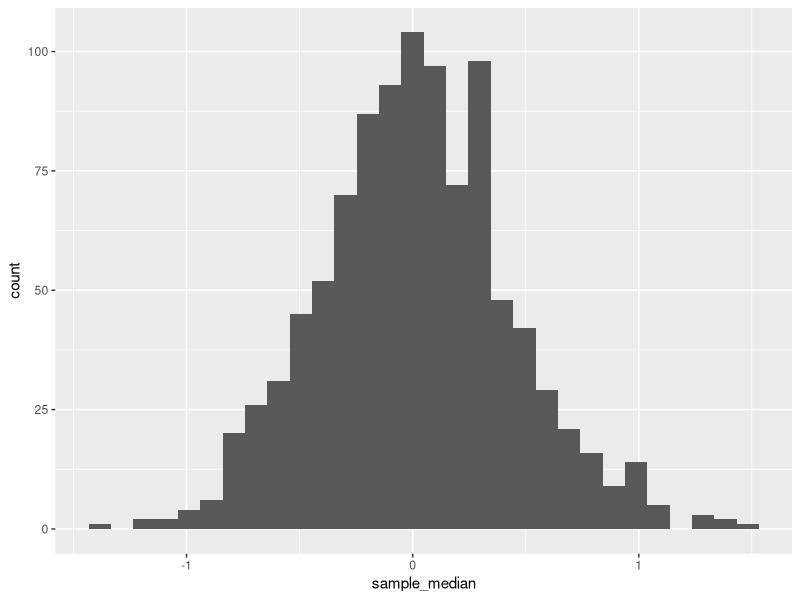
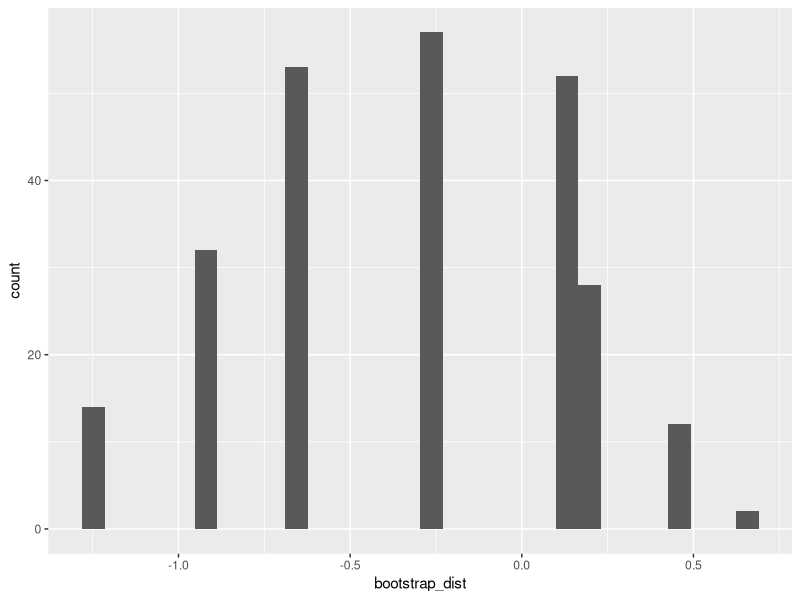
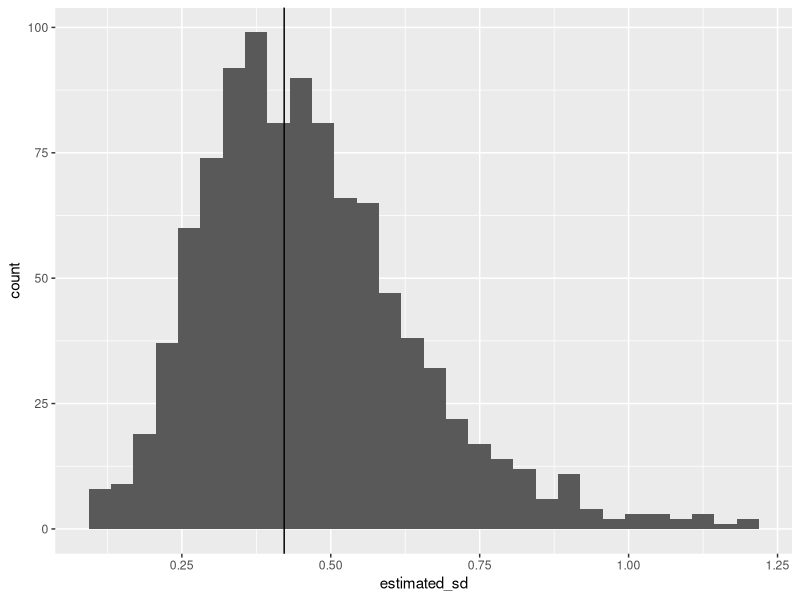

The R script that drew these images, in order:
## ---- chunk 1
library(tidyverse)
set.seed(1918482)
## ---- chunk 2
n <- 11
sample_median <- rerun(1000, rt(n, df = 3)) %>% 
  map_dbl(median) 
## ---- chunk 3
ggplot(mapping = aes(x = sample_median)) +
  geom_histogram()
## ---- chunk 4
(emp_sd <- sd(sample_median))
## ---- chunk 5
x <- rt(n, df = 3)
## ---- chunk 6
median(x)
## ---- chunk 7
x %>% sample(replace = TRUE) %>% median()
## ---- chunk 8
bootstrap_dist <- rerun(250, 
  x %>% sample(replace = TRUE) %>% median()) %>% 
  flatten_dbl() 

ggplot(mapping = aes(x = bootstrap_dist)) +
  geom_histogram()

sd(bootstrap_dist)
## ---- chunk 9
many_bootstraps <- data_frame(
  id = 1:1000, 
  sample = rerun(1000, rt(n, df = 3))
)
## ---- chunk 10
bootstrap_medians <- function(x, ntimes = 250){
  rerun(ntimes,
    x %>% sample(replace = TRUE) %>% median()) %>% 
  flatten_dbl()
}
## ---- chunk 11
bootstrap_medians(x)
## ---- chunk 12
many_bootstraps <- many_bootstraps %>% 
  mutate(bootstrapped_medians = map(sample, bootstrap_medians))
## ---- chunk 13
many_bootstraps <- many_bootstraps %>% 
  mutate(estimated_sd = map_dbl(bootstrapped_medians, sd))

ggplot(many_bootstraps, aes(x = estimated_sd)) + 
  geom_histogram() +
  geom_vline(xintercept = emp_sd)

many_bootstraps %>% pull(estimated_sd) %>% mean()
## ---- chunk 14
many_bootstraps <- many_bootstraps %>% 
  mutate(
    ci = map(bootstrapped_medians, quantile, 
      probs = c(0.025, 0.975)),
    covers_true_median = map_lgl(ci, ~ .[1] < 0 & .[2] > 0))
# 0 = median for population, t(df = 3)
many_bootstraps %>% pull(covers_true_median) %>% mean()
## ---- chunk 15
x <- arima.sim(model = list(ar = 0.5), n = 50)
